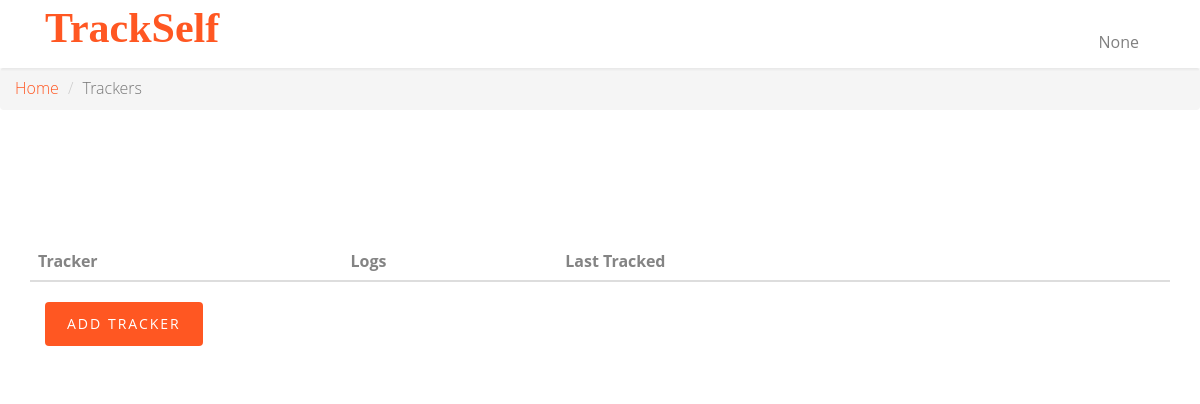
The app's page /trackers, older data.
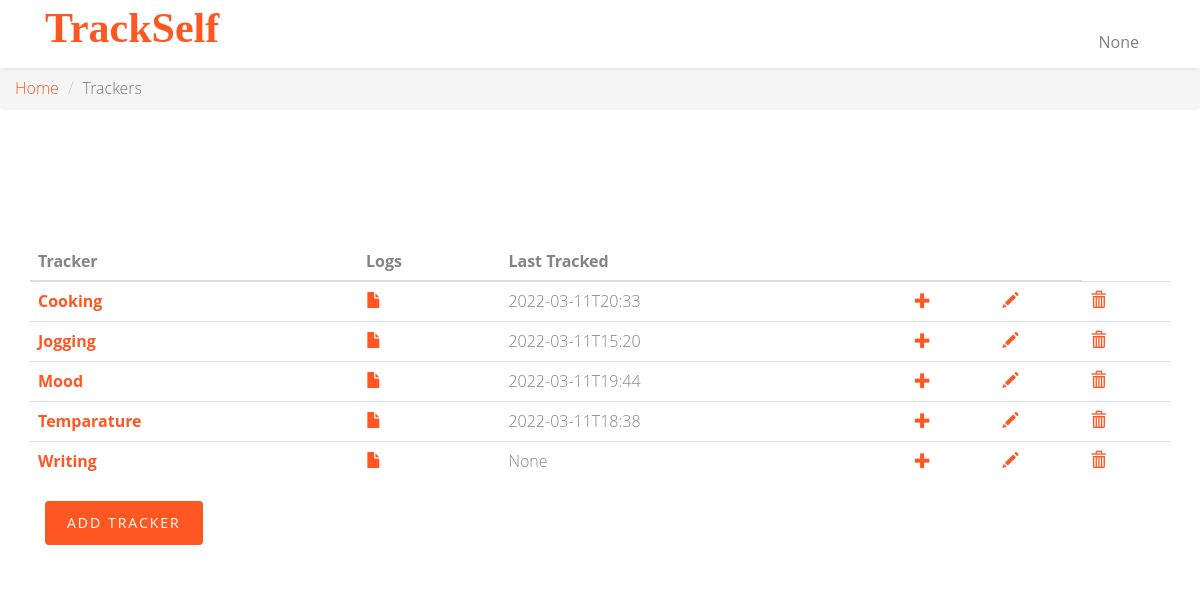
The same page, newer data.
### app.py (models this page shows)
class Tracker(db.Model):
    __tablename__ = 'tracker'
    id = db.Column(db.Integer, autoincrement=True, primary_key=True)
    name = db.Column(db.String, unique=True, nullable=False)
    description = db.Column(db.String, nullable=False)
    type = db.Column(db.String, nullable=False)
    settings = db.Column(db.String)

### app.py (the view)
@app.route("/trackers")
def trackers_page():
    username = request.cookies.get('username')
    latest_logs = db.session.query(
        Log.tracker, db.func.max(Log.timestamp).label('last_tracked')
    ).group_by(Log.tracker).subquery()
    trackers = db.session.query(Tracker.id, Tracker.name, latest_logs.c.last_tracked).outerjoin(latest_logs, Tracker.id ==
                                                                               latest_logs.c.tracker)
    return render_template('trackers-get.html', username=username, trackers=trackers)

### templates/trackers-get.html (shortened to what this page needs)
<!DOCTYPE html>
<html class="no-js">
<head>
    <link rel="stylesheet" href="static/css/animate.css">
    <link rel="stylesheet" href="static/css/icomoon.css">
    <link rel="stylesheet" href="static/css/bootstrap.css">
    <link rel="stylesheet" href="static/css/superfish.css">
    <link rel="stylesheet" href="static/css/style.css">
</head>
<body>
<div id="fh5co-wrapper">
    <div id="fh5co-page">
        <header id="fh5co-header-section" class="sticky-banner">
            <div class="container">
                <div class="nav-header">
                    <h1 id="fh5co-logo" class="col-sm-2"><a href="/">TrackSelf</a></h1>
                    <nav id="fh5co-menu-wrap" role="navigation" class="col-sm-1">
                        <ul class="sf-menu" id="fh5co-primary-menu">
                            <li class="nav-item dropdown">
                                <a class="nav-link dropdown-toggle" href="#" id="navbardrop" data-toggle="dropdown">
                                    {{ username }}
                                </a>
                            </li>
                        </ul>
                    </nav>
                </div>
            </div>
        </header>
        <nav aria-label="breadcrumb">
            <ol class="breadcrumb">
                <li class="breadcrumb-item"><a href="/">Home</a></li>
                <li class="breadcrumb-item active" aria-current="page">Trackers</li>
            </ol>
        </nav>
        <div id="fh5co-contact" class="animate-box">
            <div class="container">
                <div class="row">
                    <div class="col-md-12">
                        <table id="tracker-table" class="table">
                            <thead>
                            <th scope="col">Tracker</th>
                            <th scope="col">Logs</th>
                            <th scope="col">Last Tracked</th>
                            <th scope="col"></th>
                            <th scope="col"></th>
                            </thead>
                            <tbody>
                            {% for tracker in trackers%}
                            <tr>
                                <th scope="row"><a href="/trackers/{{ tracker['id'] }}">{{ tracker['name'] }}</a></th>
                                <td><a href="/trackers/{{ tracker['id'] }}/logs"><i class="glyphicon glyphicon-file"></i></a></td>
                                <td>{{ tracker['last_tracked'] }}</td>
                                <td><a href="/trackers/{{ tracker['id'] }}/logs/create"><i class="glyphicon glyphicon-plus"></i></a></td>
                                <td><a href="/trackers/{{ tracker['id'] }}/update"><i class="glyphicon glyphicon-pencil"></i></a></td>
                                <td><a href="/trackers/{{ tracker['id'] }}/delete"><i class="glyphicon glyphicon-trash"></i></a></td>
                            </tr>
                            {% endfor %}
                            </tbody>
                        </table>
                        <div class="col-md-12">
                            <div class="form-group">
                                <button id="myButton" class="btn btn-primary">Add Tracker</button>
                            </div>
                        </div>
                    </div>
                </div>
            </div>
        </div>
    </div>
</div>
</body>
</html>

Row changes from the older to the newer data that the page shows:
added Tracker: name "Cooking", last_tracked "2022-03-11T20:33"
added Tracker: name "Jogging", last_tracked "2022-03-11T15:20"
added Tracker: name "Mood", last_tracked "2022-03-11T19:44"
added Tracker: name "Temparature", last_tracked "2022-03-11T18:38"
added Tracker: name "Writing", last_tracked "None"
